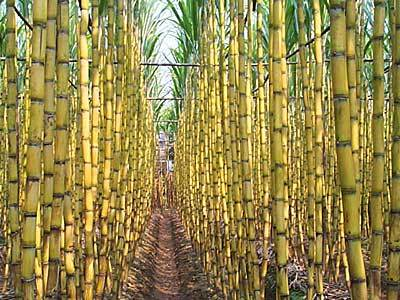
#> input picture Signal_processing/sugarcane.jpg, 400 x 300 px
$ jupyter execute HW_4.ipynb
#> lines starting #> are read from the running program, lines starting #| are printed output that depends on the picture
[cell 1]
import numpy as np
import matplotlib.pyplot as plt
import os

from PIL import Image

[cell 2]
img = Image.open('sugarcane.jpg').convert('L')
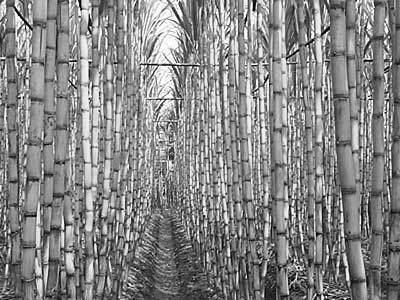
#> img: PIL image 400x300 L; min 0, max 255, mean 133.2
img_array = np.array(img)
H, W = img_array.shape
#> H = 300; W = 400
img_size = H * W
#> img_size = 120000
coeffs = np.fft.fft2(img_array)
sorted_coeffs = np.sort(np.abs(coeffs).flatten())[::-1]

r = 0.1

def g(T):
    return np.sum(np.abs(coeffs) >= T)

def h(T):
    return (W * H - g(T)) / (W * H)

# Псевдобинарный поиск порога
low = 0
high = len(sorted_coeffs) - 1
#> high = 119999

while low <= high:
    mid = (low + high) // 2
    threshold = sorted_coeffs[mid]

    num_above_threshold = mid + 1
    compression_ratio = (img_size - num_above_threshold) / img_size

    if np.isclose(compression_ratio, r, atol=0.01):
        print(f"Порог: {threshold:.0f}")
        break
    elif compression_ratio < r:
        high = mid - 1
    else:
        low = mid + 1
#> this loop made 5 passes
#> (mid, threshold, num_above_threshold, compression_ratio, low) on passes 1 to 3: (59999, 5638, 60000, 0.5, 60000), (89999, 2647.5, 90000, 0.25, 90000), (104999, 1631.1, 105000, 0.125, 105000)
#> (mid, threshold, num_above_threshold, compression_ratio, high) on pass 4: (112499, 1088.8, 112500, 0.0625, 112498)
#| Порог: 1367

[cell 3]
T = 1367
compression_ratio = h(T)
print(f"Коэффициент сжатия: {compression_ratio:.1f}")
#| Коэффициент сжатия: 0.1

thresholded_coeffs = np.where(np.abs(coeffs) >= T, coeffs, 0)
compressed_img = np.real(np.fft.ifft2(thresholded_coeffs))

plt.figure(figsize=(10, 5))

plt.subplot(1, 2, 1)
plt.imshow(img_array, cmap='gray')
plt.title('Исходное')

plt.subplot(1, 2, 2)
plt.imshow(compressed_img, cmap='gray')
plt.title('Сжатое')

plt.show()

[cell 4]
def rectangular_window(N):
    return np.ones(N)

def hamming_window(N):
    return 0.54 - 0.46 * np.cos(2 * np.pi * np.arange(N) / (N - 1))

def blackman_window(N):
    return 0.42 - 0.5 * np.cos(2 * np.pi * np.arange(N) / (N - 1)) + 0.08 * np.cos(4 * np.pi * np.arange(N) / (N - 1))

def blackman_harris_window(N):
    return 0.35875 - 0.48829 * np.cos(2 * np.pi * np.arange(N) / (N - 1)) + 0.14128 * np.cos(4 * np.pi * np.arange(N) / (N - 1)) - 0.01168 * np.cos(6 * np.pi * np.arange(N) / (N - 1))

[cell 5]
def plot_signal(signal, window, t, title):
    N = len(signal)
    windowed_signal = signal * window(N)

    plt.figure(figsize=(8, 7))
    plt.subplot(3, 1, 1)
    plt.plot(t, signal)
    plt.title("Сигнал")
    plt.xlabel("Время")
    plt.ylabel("Амплитуда")
    plt.grid()

    plt.subplot(3, 1, 2)
    plt.plot(np.arange(N), window(N))
    plt.title("Окно")
    plt.xlabel("Отсчет")
    plt.ylabel("Амплитуда")
    plt.grid()

    plt.subplot(3, 1, 3)
    plt.plot(t, windowed_signal)
    plt.title(title)
    plt.xlabel("Время")
    plt.ylabel("Амплитуда")
    plt.grid()

    plt.tight_layout()
    plt.show()

def plot_spectrum_db(signal, window, fs, title, N_fft=2**13):
    N = len(signal)
    windowed_signal = signal * window(N)
    fft = np.fft.fft(windowed_signal, n=N_fft)
    amplitude = np.abs(fft[:N_fft//2]) / N
    db_spectrum = 20 * np.log10(amplitude + 1e-12)
    frequencies = np.linspace(0, fs/2, N_fft//2)

    plt.plot(frequencies, db_spectrum, label=title)

[cell 6]
fs1 = 500
freq1 = 10.1
duration1 = 1
t1 = np.linspace(0, duration1, int(fs1 * duration1), endpoint=False)
signal1 = np.sin(2 * np.pi * freq1 * t1)
N1 = len(signal1)

plt.figure(figsize=(8, 5))

plot_spectrum_db(signal1, rectangular_window, fs1, "Прямоугольное")
plot_spectrum_db(signal1, hamming_window, fs1, "Хэмминга")
plot_spectrum_db(signal1, blackman_window, fs1, "Блэкмана")

plt.title("Спектр для сигнала с частотой 10.1 Гц")
plt.xlabel("Частота (Гц)")
plt.ylabel("Амплитуда (дБ)")
plt.xlim(0, 20)
plt.ylim(-125, 0)
plt.legend()
plt.grid()
plt.show()
#> figure, not shown here; curve peaks at x = 10.07, y = -6.09; curve peaks at x = 10.07, y = -11.4; curve peaks at x = 10.07, y = -13.58

[cell 7]
plot_signal(signal1, rectangular_window, t1, "Сигнал с прямоугольным окном")
#> in plot_signal, `plt.show()`:
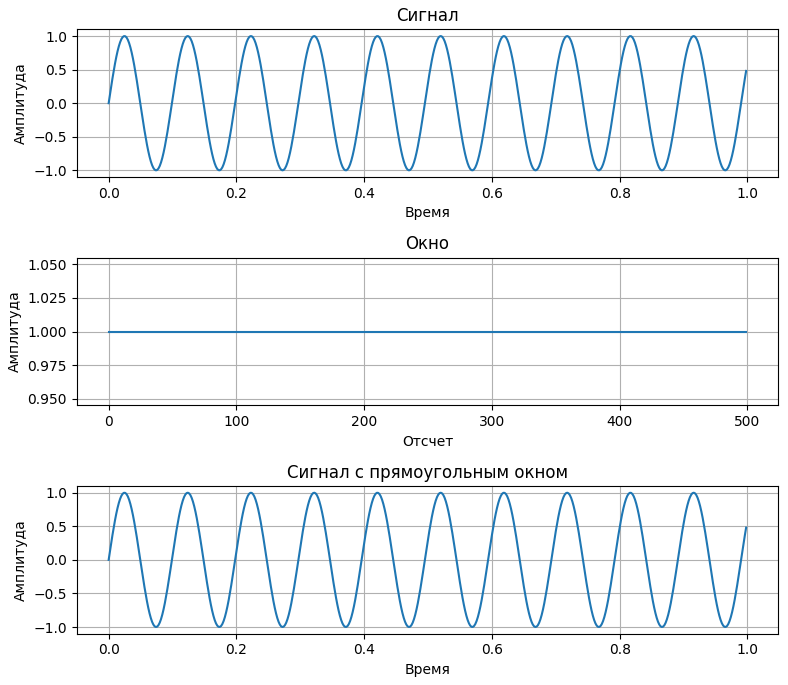
#> figure drawn by matplotlib, 3 panels; panel 1: curve peaks at x = 0.916, y = 1; panel 3: curve peaks at x = 0.916, y = 1
plot_signal(signal1, hamming_window, t1, "Сигнал с окном Хэмминга")
#> call 2 of plot_signal, with signal = array of shape (500,), t = array of shape (500,), title = 'Сигнал с окном Хэмминга'
#> in plot_signal (call 2), `plt.show()`:
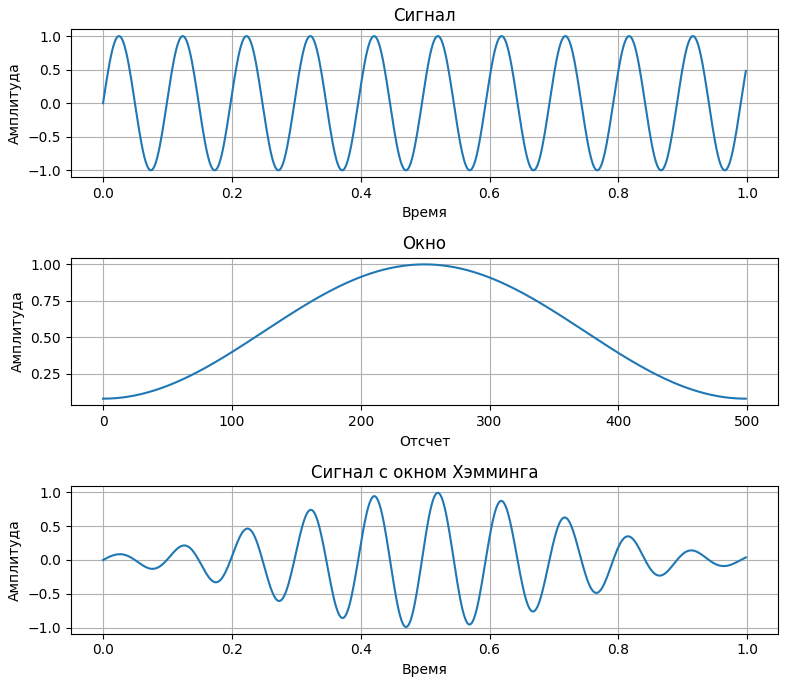
#> figure drawn by matplotlib, 3 panels; panel 1: curve peaks at x = 0.916, y = 1; panel 2: curve peaks at x = 249, y = 1; panel 3: curve peaks at x = 0.52, y = 0.996
plot_signal(signal1, blackman_window, t1, "Сигнал с окном Блэкмана")
#> call 3 of plot_signal, with signal = array of shape (500,), t = array of shape (500,), title = 'Сигнал с окном Блэкмана'
#> in plot_signal (call 3), `plt.show()`:
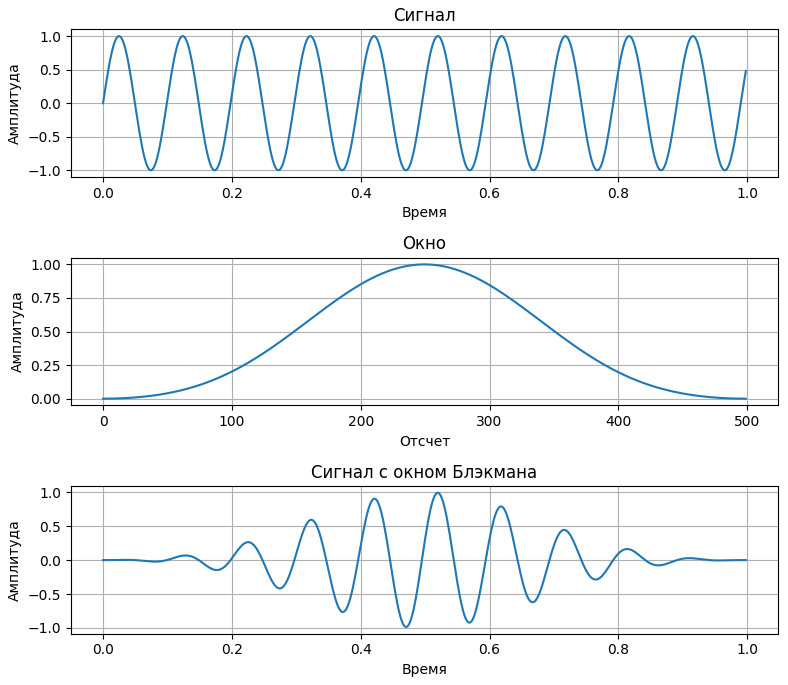
#> figure drawn by matplotlib, 3 panels; panel 1: curve peaks at x = 0.916, y = 1; panel 2: curve peaks at x = 249, y = 1; panel 3: curve peaks at x = 0.52, y = 0.993

[cell 8]
fs2 = 1000
freq2_1 = 10.1
freq2_2 = 12.3
duration2 = 1
t2 = np.linspace(0, duration2, int(fs2 * duration2), endpoint=False)
signal2 = np.sin(2 * np.pi * freq2_1 * t2) + np.sin(2 * np.pi * freq2_2 * t2)
N2 = len(signal2)

rect_window2 = rectangular_window(N2)
blackman_harris_window2 = blackman_harris_window(N2)

plt.figure(figsize=(8, 5))

plot_spectrum_db(signal2, rectangular_window, fs2, "Прямоугольное")
plot_spectrum_db(signal2, blackman_harris_window, fs2, "Блэкмана-Хэрриса")

plt.title("Спектр для сигнала с частотами 10.1 Гц и 12.3 Гц")
plt.xlabel("Частота (Гц)")
plt.ylabel("Амплитуда (дБ)")
plt.xlim(0, 20)
plt.ylim(-125, 0)
plt.legend()
plt.grid()
plt.show()
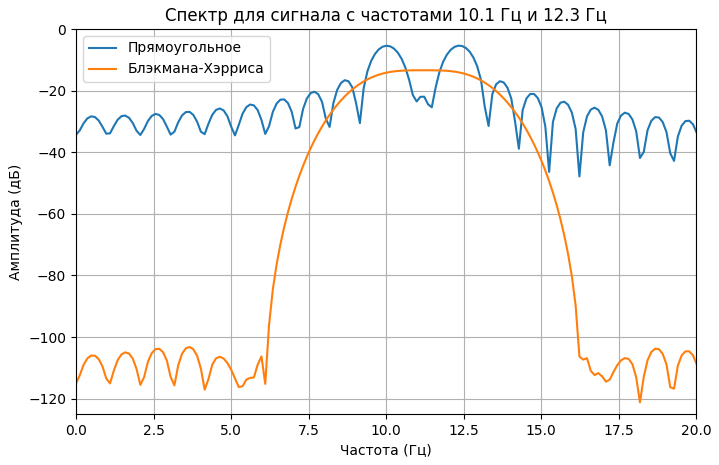
#> figure drawn by matplotlib, 1 panel; curve peaks at x = 12.33, y = -5.41; curve peaks at x = 11.23, y = -13.39

[cell 9]
plot_signal(signal2, rectangular_window, t2, "Сигнал с прямоугольным окном")
#> call 4 of plot_signal, with signal = array of shape (1000,), t = array of shape (1000,), title = 'Сигнал с прямоугольным окном'
#> in plot_signal (call 4), `plt.show()`:
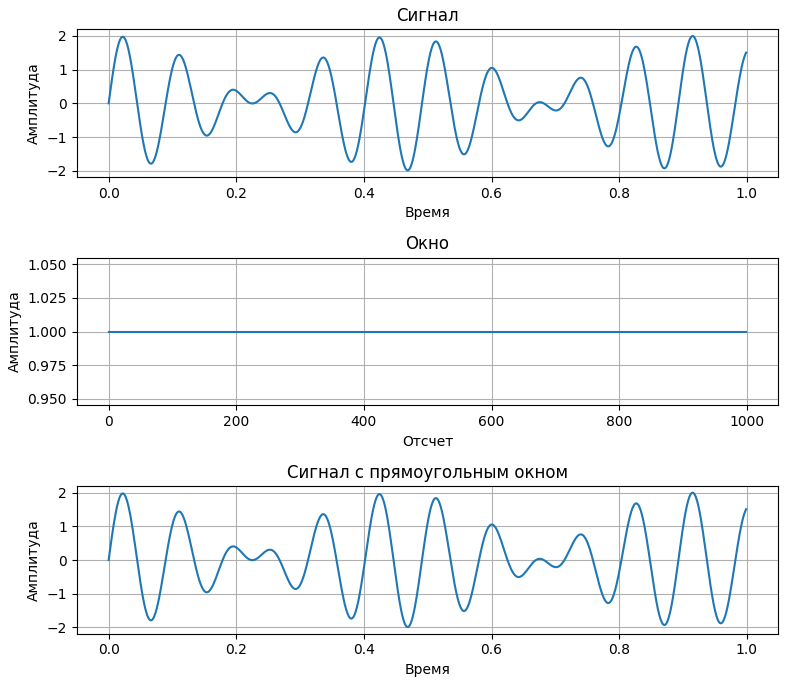
#> figure drawn by matplotlib, 3 panels; panel 1: curve peaks at x = 0.915, y = 2; panel 3: curve peaks at x = 0.915, y = 2
plot_signal(signal2, blackman_harris_window, t2, "Сигнал с окном Блэкмана-Хэрриса")
#> in plot_signal (call 5), `plt.show()`:
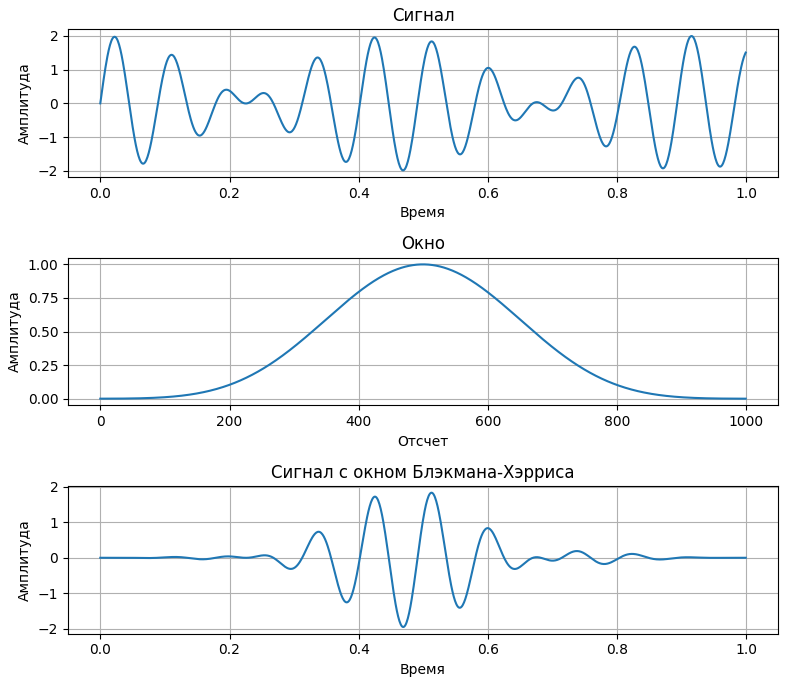
#> figure drawn by matplotlib, 3 panels; panel 1: curve peaks at x = 0.915, y = 2; panel 2: curve peaks at x = 499, y = 1; panel 3: curve peaks at x = 0.513, y = 1.83

[cell 10]
fs3 = 1000
freq3_1 = 10.1
freq3_2 = 15.2
amp3_1 = 1
amp3_2 = 0.025
duration3 = 1
t3 = np.linspace(0, duration3, int(fs3 * duration3), endpoint=False)
signal3 = amp3_1 * np.sin(2 * np.pi * freq3_1 * t3) + amp3_2 * np.sin(2 * np.pi * freq3_2 * t3)

plt.figure(figsize=(8, 5))

plot_spectrum_db(signal3, rectangular_window, fs3, "Прямоугольное")
plot_spectrum_db(signal3, blackman_window, fs3, "Блэкмана-Хэрриса")

plt.title("Спектр для сигнала с частотами 10.1 Гц и 15.2 Гц (амплитуды 1 и 0.025)")
plt.xlabel("Частота (Гц)")
plt.ylabel("Амплитуда (дБ)")
plt.xlim(0, 20)
plt.ylim(-125, 0)
plt.legend()
plt.grid()
plt.show()
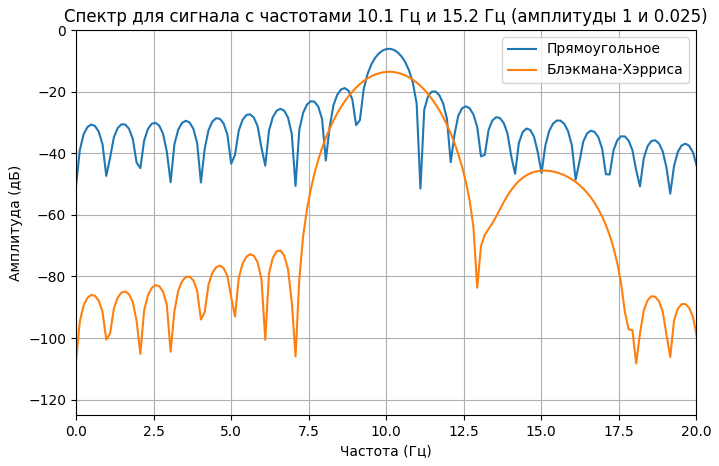
#> figure drawn by matplotlib, 1 panel; curve peaks at x = 10.13, y = -6.11; curve peaks at x = 10.13, y = -13.57

[cell 11]
plot_signal(signal3, rectangular_window, t3, "Сигнал с прямоугольным окном")
#> in plot_signal (call 6), `plt.show()`:
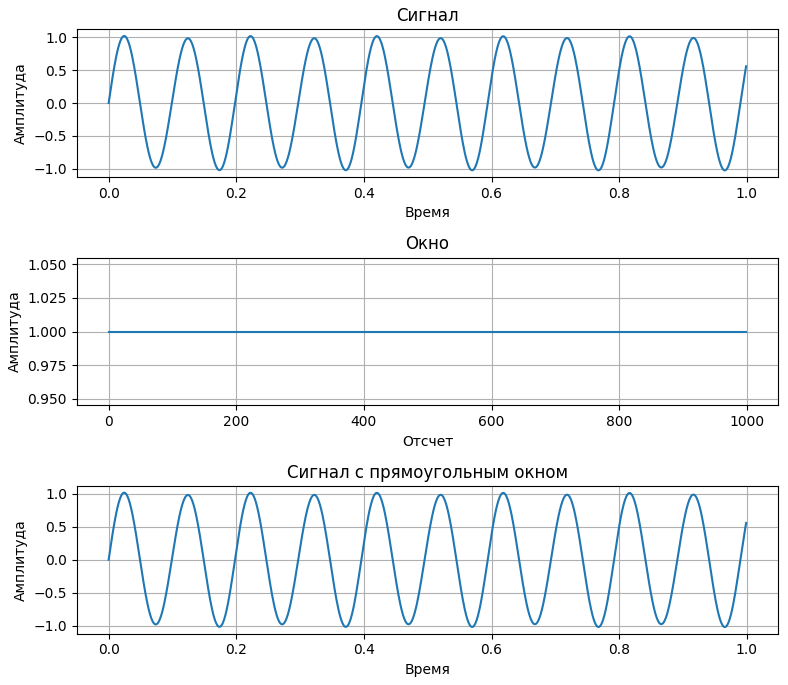
#> figure drawn by matplotlib, 3 panels; panel 1: curve peaks at x = 0.024, y = 1.02; panel 3: curve peaks at x = 0.024, y = 1.02
plot_signal(signal3, blackman_window, t3, "Сигнал с окном Блэкмана")
#> in plot_signal (call 7), `plt.show()`:
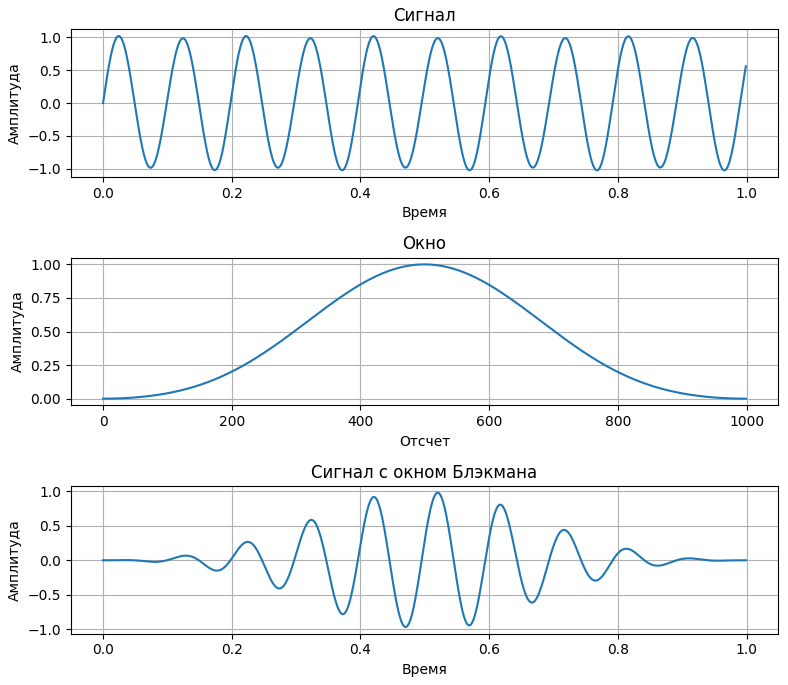
#> figure drawn by matplotlib, 3 panels; panel 1: curve peaks at x = 0.024, y = 1.02; panel 2: curve peaks at x = 499, y = 1; panel 3: curve peaks at x = 0.52, y = 0.979
